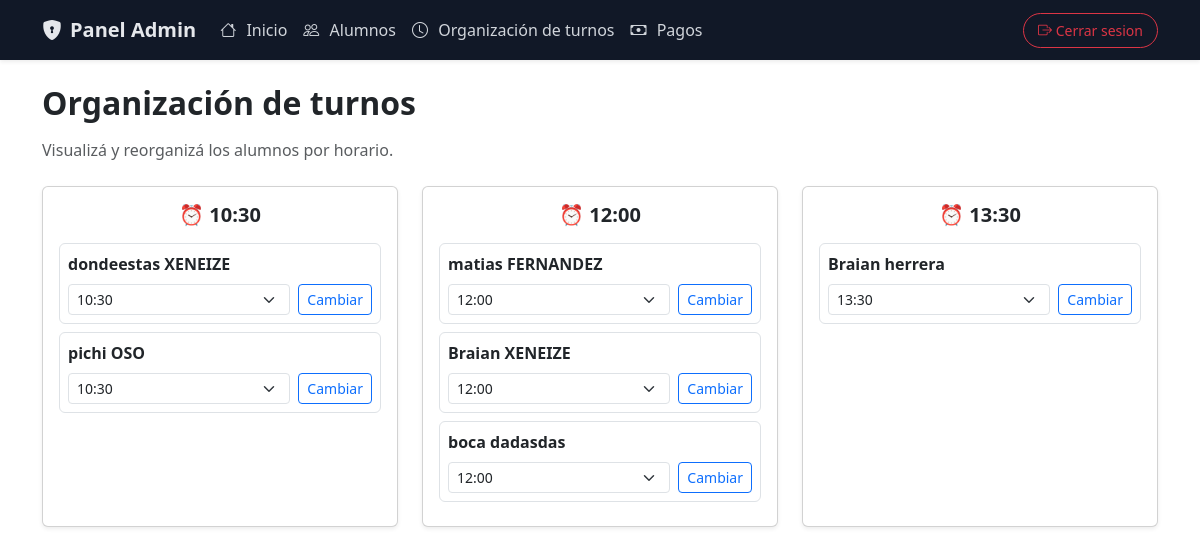
The app's page /admin/turnos, older data.
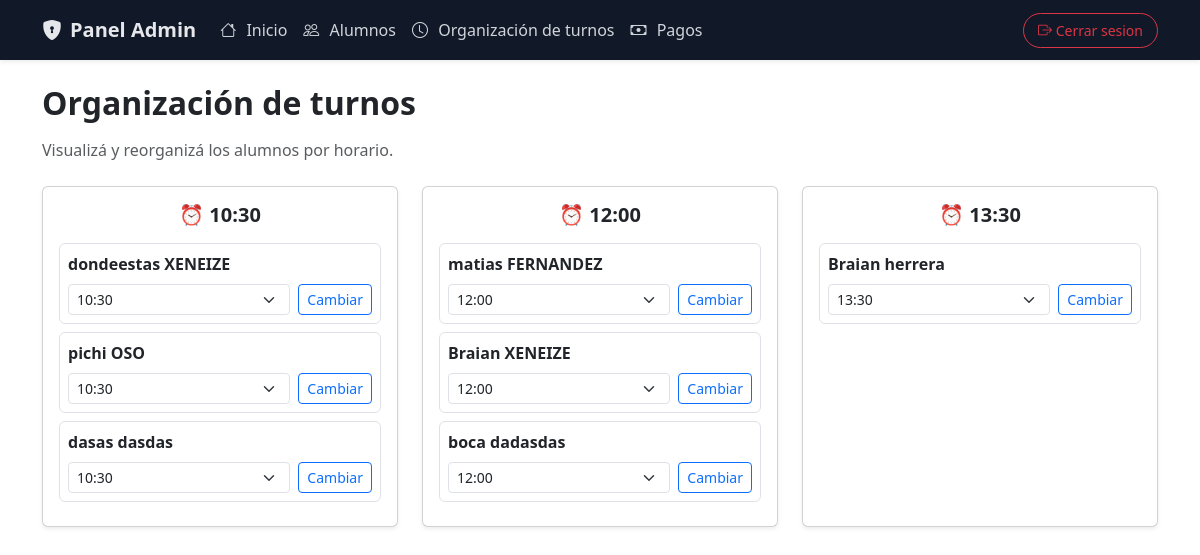
The same page, newer data.
### models.py (models this page shows)
class Alumno(db.Model):
    __tablename__ = "alumnos"
    id = db.Column(db.Integer, primary_key=True)
    nombre = db.Column(db.String(50), nullable=False)
    apellido = db.Column(db.String(50), nullable=False)
    dni = db.Column(db.String(20), nullable=False, unique=True)
    edad = db.Column(db.Integer, nullable=False)
    turno = db.Column(db.String(20), nullable=False)
    fecha_alta = db.Column(db.Date, default=date.today)
    pagos = db.relationship("Pago", backref="alumno", lazy=True)

### main.py (the view)
@app.route("/admin/turnos")
def admin_turnos():
    turnos = {
        "10:30": Alumno.query.filter_by(turno="10:30").all(),
        "12:00": Alumno.query.filter_by(turno="12:00").all(),
        "13:30": Alumno.query.filter_by(turno="13:30").all()
    }
    return render_template("admin/turnos.html", turnos=turnos)

### templates/admin/turnos.html (shortened to what this page needs)
{% extends "admin/base_admin.html" %}
{% block body %}
<h2 class="fw-bold mb-3">Organización de turnos</h2>
<p class="text-muted mb-4">
    Visualizá y reorganizá los alumnos por horario.
</p>
<div class="row g-4">
{% for horario, alumnos in turnos.items() %}
    <div class="col-md-4">
        <div class="card shadow-sm h-100">
            <div class="card-body">
                <h5 class="fw-bold text-center mb-3">⏰ {{ horario }}</h5>
                {% if alumnos %}
                    {% for alumno in alumnos %}
                    <div class="border rounded p-2 mb-2">
                        <strong>{{ alumno.nombre }} {{ alumno.apellido }}</strong>
                        <form
                            action="{{ url_for('cambiar_turno', id=alumno.id) }}"
                            method="POST"
                            class="mt-2 d-flex gap-2">
                            <select name="turno" class="form-select form-select-sm">
                                <option value="10:30" {% if alumno.turno == "10:30" %}selected{% endif %}>10:30</option>
                                <option value="12:00" {% if alumno.turno == "12:00" %}selected{% endif %}>12:00</option>
                                <option value="13:30" {% if alumno.turno == "13:30" %}selected{% endif %}>13:30</option>
                            </select>
                            <button class="btn btn-sm btn-outline-primary">
                                Cambiar
                            </button>
                        </form>
                    </div>
                    {% endfor %}
                {% else %}
                    <p class="text-muted text-center">
                        No hay alumnos en este turno
                    </p>
                {% endif %}
            </div>
        </div>
    </div>
{% endfor %}
</div>
{% endblock %}

Row changes from the older to the newer data that the page shows:
added Alumno: nombre "dasas", apellido "dasdas", turno "10:30"
